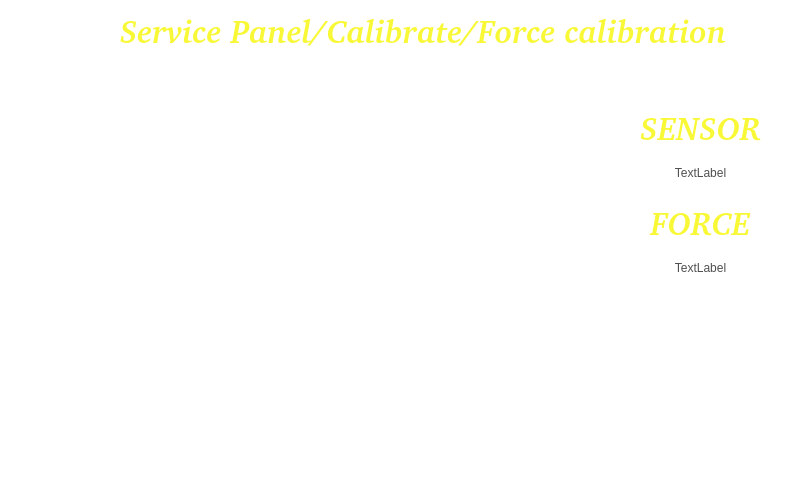
<?xml version="1.0" encoding="UTF-8"?>
<ui version="4.0">
 <class>CalibCompressorForce</class>
 <widget class="QWidget" name="CalibCompressorForce">
  <property name="geometry">
   <rect>
    <x>0</x>
    <y>0</y>
    <width>800</width>
    <height>480</height>
   </rect>
  </property>
  <property name="windowTitle">
   <string notr="true">Form</string>
  </property>
  <property name="styleSheet">
   <string notr="true">background-color:rgb(0,0,0,0);
background-image:url(://Service_Calib/Service_Calib/calib_menu.png);
border: 0px;</string>
  </property>
  <widget class="QFrame" name="frame">
   <property name="geometry">
    <rect>
     <x>0</x>
     <y>0</y>
     <width>800</width>
     <height>480</height>
    </rect>
   </property>
   <property name="styleSheet">
    <string notr="true"/>
   </property>
   <property name="frameShape">
    <enum>QFrame::StyledPanel</enum>
   </property>
   <property name="frameShadow">
    <enum>QFrame::Raised</enum>
   </property>
   <widget class="QPushButton" name="exitButton">
    <property name="geometry">
     <rect>
      <x>0</x>
      <y>0</y>
      <width>111</width>
      <height>111</height>
     </rect>
    </property>
    <property name="text">
     <string/>
    </property>
   </widget>
   <widget class="QLabel" name="serviceSetupDiagnosticLabel">
    <property name="geometry">
     <rect>
      <x>115</x>
      <y>10</y>
      <width>616</width>
      <height>41</height>
     </rect>
    </property>
    <property name="font">
     <font>
      <family>Bitstream Charter</family>
      <pointsize>24</pointsize>
      <weight>75</weight>
      <italic>true</italic>
      <bold>true</bold>
     </font>
    </property>
    <property name="styleSheet">
     <string notr="true">background-image:url(/transparent.png);
color: rgb(248, 248, 54);</string>
    </property>
    <property name="text">
     <string notr="true">Service Panel/Calibrate/Force calibration</string>
    </property>
    <property name="alignment">
     <set>Qt::AlignCenter</set>
    </property>
   </widget>
   <widget class="QPushButton" name="calibPadCancelButton">
    <property name="geometry">
     <rect>
      <x>655</x>
      <y>370</y>
      <width>100</width>
      <height>100</height>
     </rect>
    </property>
    <property name="focusPolicy">
     <enum>Qt::NoFocus</enum>
    </property>
    <property name="styleSheet">
     <string notr="true">background-color: rgb(79, 79, 79,0);
background-image:url(:/transparent.png);
border-image:url(:/stop.png);
border-color: rgb(255, 255, 153);
color: rgb(255, 255, 153);
font: 80 16pt &quot;DejaVu Sans&quot;;
border-radius:10px;
</string>
    </property>
    <property name="text">
     <string/>
    </property>
   </widget>
   <widget class="QLabel" name="rawForce">
    <property name="geometry">
     <rect>
      <x>635</x>
      <y>150</y>
      <width>131</width>
      <height>46</height>
     </rect>
    </property>
    <property name="styleSheet">
     <string notr="true">
background-image:url(:/transparent.png);
border-image:url(:/transparent.png);

color: rgb(79, 79, 79);


font: 75 24pt &quot;DejaVu Sans&quot;;
</string>
    </property>
    <property name="text">
     <string notr="true">TextLabel</string>
    </property>
    <property name="alignment">
     <set>Qt::AlignCenter</set>
    </property>
   </widget>
   <widget class="QLabel" name="serviceSetupDiagnosticLabel_2">
    <property name="geometry">
     <rect>
      <x>640</x>
      <y>115</y>
      <width>121</width>
      <height>26</height>
     </rect>
    </property>
    <property name="font">
     <font>
      <family>Bitstream Charter</family>
      <pointsize>24</pointsize>
      <weight>75</weight>
      <italic>true</italic>
      <bold>true</bold>
     </font>
    </property>
    <property name="styleSheet">
     <string notr="true">background-image:url(/transparent.png);
color: rgb(248, 248, 54);</string>
    </property>
    <property name="text">
     <string notr="true">SENSOR</string>
    </property>
    <property name="alignment">
     <set>Qt::AlignCenter</set>
    </property>
   </widget>
   <widget class="QLabel" name="serviceSetupDiagnosticLabel_3">
    <property name="geometry">
     <rect>
      <x>640</x>
      <y>210</y>
      <width>121</width>
      <height>26</height>
     </rect>
    </property>
    <property name="font">
     <font>
      <family>Bitstream Charter</family>
      <pointsize>24</pointsize>
      <weight>75</weight>
      <italic>true</italic>
      <bold>true</bold>
     </font>
    </property>
    <property name="styleSheet">
     <string notr="true">background-image:url(/transparent.png);
color: rgb(248, 248, 54);</string>
    </property>
    <property name="text">
     <string notr="true">FORCE</string>
    </property>
    <property name="alignment">
     <set>Qt::AlignCenter</set>
    </property>
   </widget>
   <widget class="QLabel" name="calibratedForce">
    <property name="geometry">
     <rect>
      <x>635</x>
      <y>245</y>
      <width>131</width>
      <height>46</height>
     </rect>
    </property>
    <property name="styleSheet">
     <string notr="true">background-image:url(:/transparent.png);
border-image:url(:/transparent.png);

color: rgb(79, 79, 79);
font: 75 24pt &quot;DejaVu Sans&quot;;
</string>
    </property>
    <property name="text">
     <string notr="true">TextLabel</string>
    </property>
    <property name="alignment">
     <set>Qt::AlignCenter</set>
    </property>
   </widget>
   <widget class="QFrame" name="calibComprFrameInit">
    <property name="geometry">
     <rect>
      <x>485</x>
      <y>410</y>
      <width>91</width>
      <height>101</height>
     </rect>
    </property>
    <property name="styleSheet">
     <string notr="true">background-image:url(:/transparent.png);

background-color: rgba(255, 255, 255,0);
border-image:url(:/calib_compr_intro.png);
</string>
    </property>
    <property name="frameShape">
     <enum>QFrame::StyledPanel</enum>
    </property>
    <property name="frameShadow">
     <enum>QFrame::Raised</enum>
    </property>
    <widget class="QPushButton" name="startButton">
     <property name="geometry">
      <rect>
       <x>185</x>
       <y>160</y>
       <width>100</width>
       <height>100</height>
      </rect>
     </property>
     <property name="focusPolicy">
      <enum>Qt::NoFocus</enum>
     </property>
     <property name="styleSheet">
      <string notr="true">background-color: rgb(79, 79, 79,0);
background-image:url(:/transparent.png);
border-image:url(:/play.png);
border-color: rgb(255, 255, 153);
color: rgb(255, 255, 153);
font: 80 16pt &quot;DejaVu Sans&quot;;
border-radius:10px;
</string>
     </property>
     <property name="text">
      <string/>
     </property>
    </widget>
   </widget>
   <widget class="QFrame" name="calibComprFrameF1">
    <property name="geometry">
     <rect>
      <x>105</x>
      <y>415</y>
      <width>41</width>
      <height>46</height>
     </rect>
    </property>
    <property name="styleSheet">
     <string notr="true">
background-color: rgba(255, 255, 255,0);
background-image:url(:/transparent.png);
border-image:url(:/calib_compr_f1.png);</string>
    </property>
    <property name="frameShape">
     <enum>QFrame::StyledPanel</enum>
    </property>
    <property name="frameShadow">
     <enum>QFrame::Raised</enum>
    </property>
    <widget class="QLineEdit" name="calibComprEditF1">
     <property name="geometry">
      <rect>
       <x>200</x>
       <y>105</y>
       <width>96</width>
       <height>46</height>
      </rect>
     </property>
     <property name="font">
      <font>
       <family>DejaVu Sans</family>
       <pointsize>22</pointsize>
       <weight>9</weight>
       <italic>false</italic>
       <bold>false</bold>
      </font>
     </property>
     <property name="focusPolicy">
      <enum>Qt::NoFocus</enum>
     </property>
     <property name="styleSheet">
      <string notr="true">background-color: rgb(255, 255, 255);
background-image:url(:/transparent.png);
border-image:url(:/transparent.png);

color: rgb(79, 79, 79);
border-left-color: rgb(255, 255, 153);
border-bottom-color: rgb(255, 255, 153);
font: 75 22pt &quot;DejaVu Sans&quot;;
</string>
     </property>
     <property name="text">
      <string notr="true">0</string>
     </property>
    </widget>
    <widget class="QLabel" name="calibComprRawData">
     <property name="geometry">
      <rect>
       <x>132</x>
       <y>175</y>
       <width>31</width>
       <height>16</height>
      </rect>
     </property>
     <property name="font">
      <font>
       <family>DejaVu Sans</family>
       <pointsize>10</pointsize>
       <weight>75</weight>
       <italic>false</italic>
       <bold>true</bold>
      </font>
     </property>
     <property name="styleSheet">
      <string notr="true">background-color: rgb(255,255,255,0);

border-color: rgb(255, 255, 153);
color: rgb(0,0,0);
border-image:url(:/transparent.png);
background-image:url(:/transparent.png);</string>
     </property>
     <property name="text">
      <string notr="true">200</string>
     </property>
     <property name="alignment">
      <set>Qt::AlignCenter</set>
     </property>
    </widget>
   </widget>
   <widget class="QFrame" name="calibComprFrameF2">
    <property name="geometry">
     <rect>
      <x>20</x>
      <y>420</y>
      <width>51</width>
      <height>41</height>
     </rect>
    </property>
    <property name="styleSheet">
     <string notr="true">
background-color: rgba(255, 255, 255,0);
background-image:url(:/transparent.png);
border-image:url(:/calib_compr_f2.png);</string>
    </property>
    <property name="frameShape">
     <enum>QFrame::StyledPanel</enum>
    </property>
    <property name="frameShadow">
     <enum>QFrame::Raised</enum>
    </property>
    <widget class="QLineEdit" name="calibComprEditF2">
     <property name="geometry">
      <rect>
       <x>220</x>
       <y>105</y>
       <width>96</width>
       <height>46</height>
      </rect>
     </property>
     <property name="font">
      <font>
       <family>DejaVu Sans</family>
       <pointsize>22</pointsize>
       <weight>9</weight>
       <italic>false</italic>
       <bold>false</bold>
      </font>
     </property>
     <property name="focusPolicy">
      <enum>Qt::NoFocus</enum>
     </property>
     <property name="styleSheet">
      <string notr="true">background-color: rgb(255, 255, 255);
background-image:url(:/transparent.png);
border-image:url(:/transparent.png);

color: rgb(79, 79, 79);
border-left-color: rgb(255, 255, 153);
border-bottom-color: rgb(255, 255, 153);
font: 75 22pt &quot;DejaVu Sans&quot;;
</string>
     </property>
     <property name="text">
      <string notr="true">0</string>
     </property>
    </widget>
   </widget>
   <widget class="QFrame" name="calibForceFrameCalibrate">
    <property name="geometry">
     <rect>
      <x>40</x>
      <y>160</y>
      <width>126</width>
      <height>111</height>
     </rect>
    </property>
    <property name="styleSheet">
     <string notr="true">
background-color: rgba(255, 255, 255,0);

background-image:url(:/transparent.png);</string>
    </property>
    <property name="frameShape">
     <enum>QFrame::StyledPanel</enum>
    </property>
    <property name="frameShadow">
     <enum>QFrame::Raised</enum>
    </property>
    <widget class="QLabel" name="calibPadSequenceLabelDown_5">
     <property name="geometry">
      <rect>
       <x>5</x>
       <y>250</y>
       <width>111</width>
       <height>41</height>
      </rect>
     </property>
     <property name="font">
      <font>
       <family>DejaVu Sans</family>
       <pointsize>12</pointsize>
       <weight>75</weight>
       <italic>false</italic>
       <bold>true</bold>
      </font>
     </property>
     <property name="styleSheet">
      <string notr="true">background-image:url(:/transparent.png);
border-image:url(:/transparent.png);

background-color: rgb(255,255,255,0);
border-color: rgb(255, 255, 153);
color: rgb(255,0,0);
</string>
     </property>
     <property name="text">
      <string notr="true">PRESS TO
 CALIBRATE </string>
     </property>
     <property name="alignment">
      <set>Qt::AlignCenter</set>
     </property>
    </widget>
    <widget class="QPushButton" name="calibButton">
     <property name="geometry">
      <rect>
       <x>45</x>
       <y>30</y>
       <width>231</width>
       <height>226</height>
      </rect>
     </property>
     <property name="styleSheet">
      <string notr="true">border-image:url(:/calibrate.png);
background-image:url(:/transparent.png);</string>
     </property>
     <property name="text">
      <string/>
     </property>
    </widget>
   </widget>
   <widget class="QFrame" name="calibForceFrameStore">
    <property name="geometry">
     <rect>
      <x>235</x>
      <y>185</y>
      <width>206</width>
      <height>231</height>
     </rect>
    </property>
    <property name="styleSheet">
     <string notr="true">background-color: rgba(255, 255, 255,0);

background-image:url(:/transparent.png);</string>
    </property>
    <property name="frameShape">
     <enum>QFrame::StyledPanel</enum>
    </property>
    <property name="frameShadow">
     <enum>QFrame::Raised</enum>
    </property>
    <widget class="QLabel" name="calibPadSequenceLabelDown_6">
     <property name="geometry">
      <rect>
       <x>20</x>
       <y>235</y>
       <width>91</width>
       <height>36</height>
      </rect>
     </property>
     <property name="font">
      <font>
       <family>DejaVu Sans</family>
       <pointsize>12</pointsize>
       <weight>75</weight>
       <italic>false</italic>
       <bold>true</bold>
      </font>
     </property>
     <property name="styleSheet">
      <string notr="true">background-image:url(:/transparent.png);
border-image:url(:/transparent.png);

background-color: rgb(255,255,255,0);
border-color: rgb(255, 255, 153);
color: rgb(255,0,0);
</string>
     </property>
     <property name="text">
      <string notr="true">PRESS
TO STORE</string>
     </property>
     <property name="alignment">
      <set>Qt::AlignCenter</set>
     </property>
    </widget>
    <widget class="QPushButton" name="storeButton">
     <property name="geometry">
      <rect>
       <x>55</x>
       <y>35</y>
       <width>211</width>
       <height>226</height>
      </rect>
     </property>
     <property name="styleSheet">
      <string notr="true">background-color: rgba(255, 255, 255,0);
border-image:url(:/store.png);
background-image:url(:/transparent.png);</string>
     </property>
     <property name="text">
      <string/>
     </property>
    </widget>
   </widget>
  </widget>
 </widget>
 <resources/>
 <connections/>
</ui>
